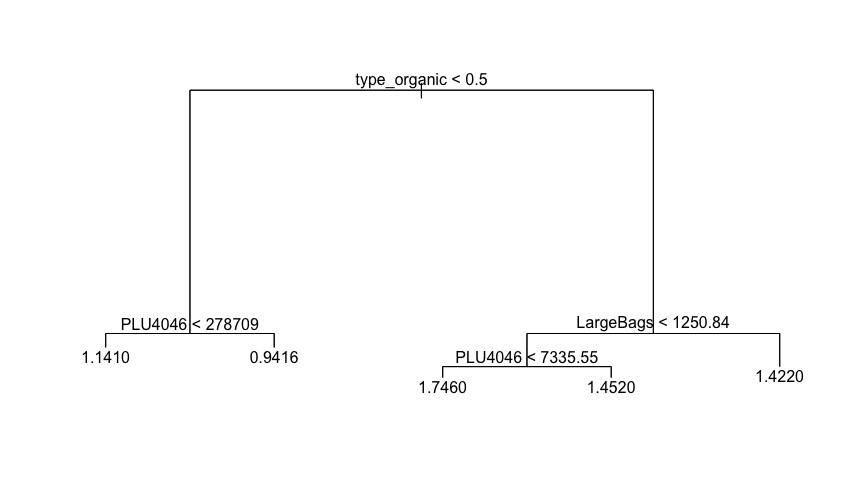

R code for this plot:
library(tree)

tree.avo =tree(f1, avo_train)
summary(tree.avo)

plot(tree.avo)
text(tree.avo)

cv.avo =cv.tree(tree.avo)

prune.avo =prune.tree(tree.avo,best =5)
plot(prune.avo)
text(prune.avo,pretty =0)

mse_regreTree_test <- mean((yhat - avo_test$AveragePrice)^2)
mse_regreTree_test
